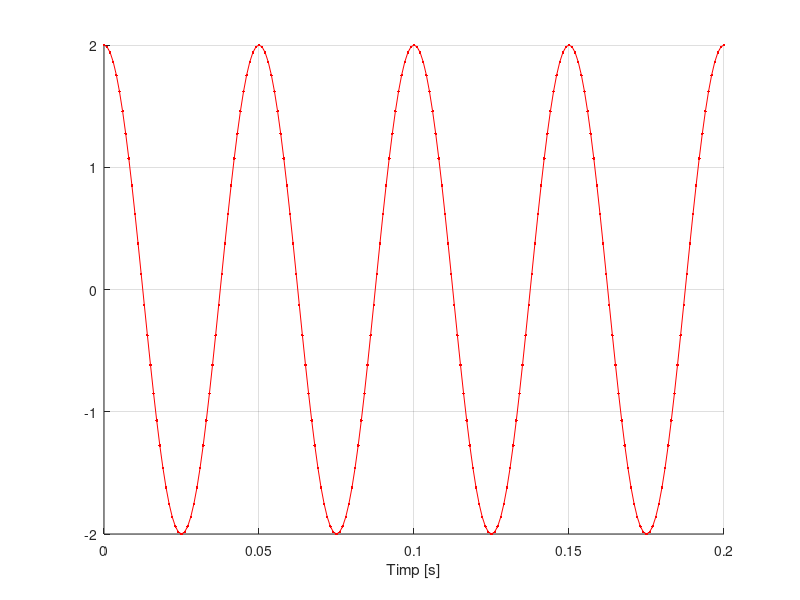

The MATLAB script that drew this image:
    t = 0:0.001:0.2;
    hold on;
    Fc = 20;
    c = 2*cos(2*pi*Fc*t);
    plot(t,c,'.-r'),xlabel('Timp [s]'),grid
